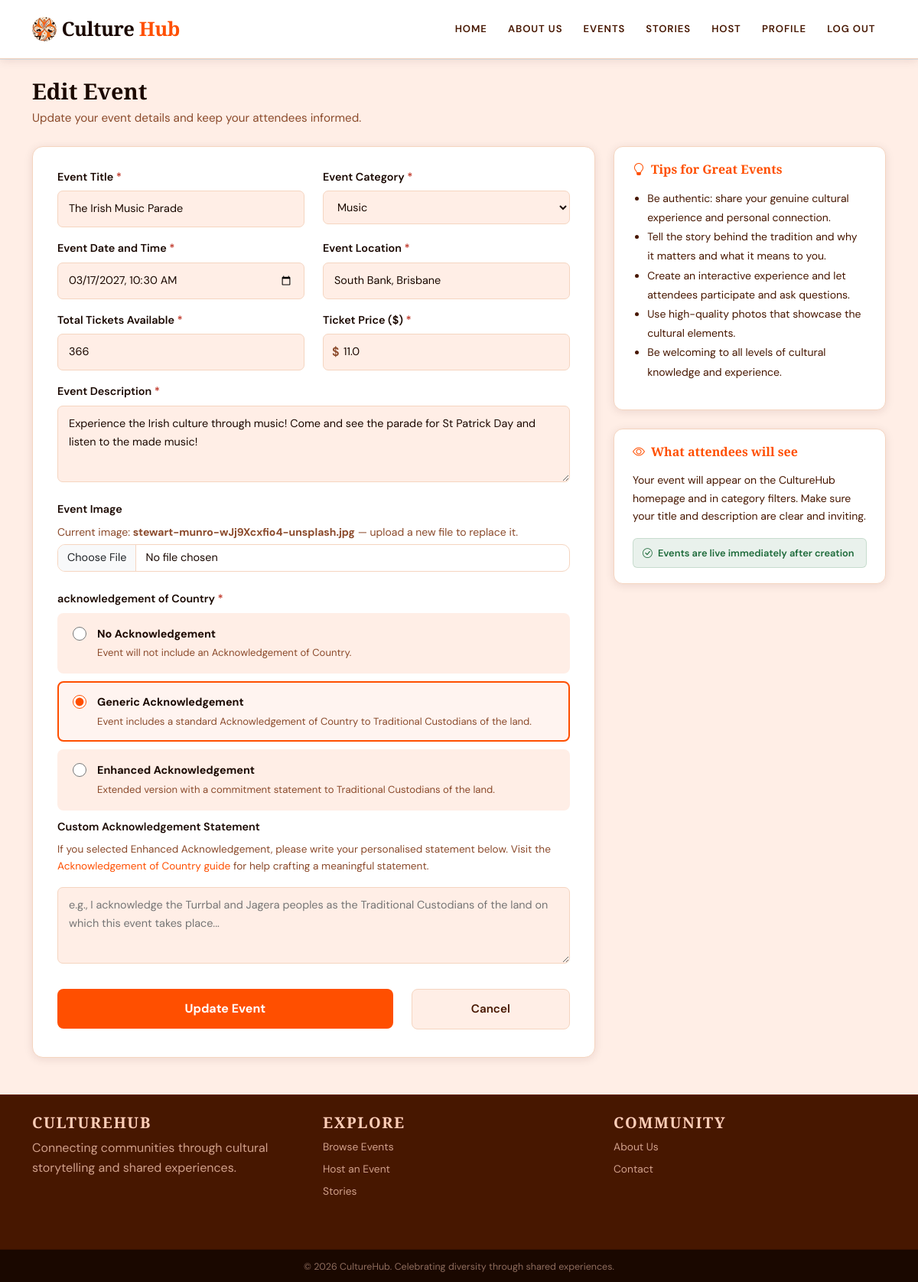
Page /event/2/edit (signed in) on the committed database.
### culturehub/models.py (models this page shows)
class Event(db.Model):
    id = db.Column(db.Integer, primary_key=True)
    name = db.Column(db.String(100), nullable=False)
    category = db.Column(db.String(50), nullable=False)
    date = db.Column(db.DateTime, nullable=False)
    location = db.Column(db.String(255), nullable=False)
    description = db.Column(db.Text, nullable=False)
    image = db.Column(db.String(255))
    status = db.Column(db.String(20), default='Open')
    tickets_available = db.Column(db.Integer, nullable=False)
    price = db.Column(db.Float, nullable=False)
    acknowledgement  = db.Column(db.String(20), default='none')
    acknowledgement_text = db.Column(db.Text, nullable=True)
    user_id = db.Column(db.Integer, db.ForeignKey('user.id'), nullable=False)
    comments = db.relationship('Comment', backref='event', lazy=True)
    orders = db.relationship('Order', backref='event', lazy=True)

### culturehub/views.py (the view, shortened to what this page needs)
@main_bp.route('/event/<int:event_id>/edit' , methods=['GET', 'POST'])
@login_required
def event_edit(event_id):
    event = Event.query.get_or_404(event_id)
    if event.user_id != current_user.id:
        flash('You do not have permission to edit this event.')
        return redirect(url_for('main.event_detail', event_id=event_id))
    form = EventForm(obj=event)
    return render_template('events/event_edit.html', form=form, event=event)

### culturehub/templates/events/event_edit.html (shortened to what this page needs)
{% extends "base.html" %}
{% block content %}
<main class="container my-4">
  <h3 class="create-page-title">Edit Event</h3>
  <p class="create-subtitle">Update your event details and keep your attendees informed.</p>
  <div class="row g-4">
    <div class="col-lg-8">
      <div class="create-form-card">
        <form method="POST" enctype="multipart/form-data" id="eventForm" novalidate>
          <div class="row">
            <div class="col-md-6 mb-3">
              <label class="create-label">
                {{ form.name.label.text }} <span class="create-required">*</span>
              </label>
              {{ form.name(class="create-input", placeholder="e.g., Japanese Tea Ceremony") }}
            </div>
            <div class="col-md-6 mb-3">
              <label class="create-label">
                {{ form.category.label.text }} <span class="create-required">*</span>
              </label>
              {{ form.category(class="create-input") }}
            </div>
          </div>
          <div class="row">
            <div class="col-md-6 mb-3">
              <label class="create-label">
                {{ form.date.label.text }} <span class="create-required">*</span>
              </label>
              {{ form.date(class="create-input") }}
            </div>
            <div class="col-md-6 mb-3">
              <label class="create-label">
                {{ form.location.label.text }} <span class="create-required">*</span>
              </label>
              {{ form.location(class="create-input", placeholder="e.g., Queen Street, Brisbane CBD") }}
            </div>
          </div>
          <div class="row">
            <div class="col-md-6 mb-3">
              <label class="create-label">
                {{ form.tickets_available.label.text }} <span class="create-required">*</span>
              </label>
              {{ form.tickets_available(class="create-input", placeholder="e.g., 100") }}
            </div>
            <div class="col-md-6 mb-3">
              <label class="create-label">
                {{ form.price.label.text }} <span class="create-required">*</span>
              </label>
              <div class="create-input-prefix">
                <span class="prefix-symbol">$</span>
                {{ form.price(class="create-input prefix-input", placeholder="e.g., 35.00") }}
              </div>
            </div>
          </div>
          <div class="mb-3">
            <label class="create-label">
              {{ form.description.label.text }} <span class="create-required">*</span>
            </label>
            {{ form.description(class="create-input create-textarea", placeholder="Describe what attendees will experience at your event...") }}
          </div>
          <div class="mb-4">
            <label class="create-label" for="image">
              {{ form.image.label.text }}
            </label>
            {% if event.image %}
              <p class="text-muted small mb-1">Current image: <strong>{{ event.image }}</strong> — upload a new file to replace it.</p>
            {% endif %}
            {{ form.image(class="form-control create-file-input", id="image") }}
          </div>
          <div class="mb-4">
            <label class="create-label">
              {{ form.acknowledgement.label.text }} <span class="create-required">*</span>
            </label>
            <label class="ack-box {% if form.acknowledgement.data == 'none' or not form.acknowledgement.data %}ack-selected{% endif %}" id="ack-none">
              <input type="radio" name="acknowledgement" value="none" class="ack-radio"
                {% if form.acknowledgement.data == 'none' or not form.acknowledgement.data %}checked{% endif %}>
              <div>
                <div class="ack-title">No Acknowledgement</div>
                <div class="ack-desc">Event will not include an Acknowledgement of Country.</div>
              </div>
            </label>
            <label class="ack-box {% if form.acknowledgement.data == 'generic' %}ack-selected{% endif %}" id="ack-generic">
              <input type="radio" name="acknowledgement" value="generic" class="ack-radio"
                {% if form.acknowledgement.data == 'generic' %}checked{% endif %}>
              <div>
                <div class="ack-title">Generic Acknowledgement</div>
                <div class="ack-desc">Event includes a standard Acknowledgement of Country to Traditional Custodians of the land.</div>
              </div>
            </label>
            <label class="ack-box {% if form.acknowledgement.data == 'enhanced' %}ack-selected{% endif %}" id="ack-enhanced">
              <input type="radio" name="acknowledgement" value="enhanced" class="ack-radio"
                {% if form.acknowledgement.data == 'enhanced' %}checked{% endif %}>
              <div>
                <div class="ack-title">Enhanced Acknowledgement</div>
                <div class="ack-desc">Extended version with a commitment statement to Traditional Custodians of the land.</div>
              </div>
            </label>
            <div class="mb-4">
                <label class="create-label">Custom Acknowledgement Statement</label>
                <p class="text-muted" style="font-size: 0.85rem;">If you selected Enhanced Acknowledgement, please write your personalised statement below. Visit the <a href="{{ url_for('main.acknowledgement') }}" target="_blank">Acknowledgement of Country guide</a> for help crafting a meaningful statement.</p>
                {{ form.acknowledgement_text(class="create-input create-textarea", placeholder="e.g., I acknowledge the Turrbal and Jagera peoples as the Traditional Custodians of the land on which this event takes place...") }}
            </div>
          </div>
          <div class="row mt-2">
            <div class="col-md-8 mb-2">
              {{ form.submit(class="btn-create-event w-100", value="Update Event") }}
            </div>
            <div class="col-md-4 mb-2">
              <a href="{{ url_for('main.index') }}" class="btn-cancel-event w-100 text-decoration-none text-center d-block">
                Cancel
              </a>
            </div>
          </div>
        </form>
      </div>
    </div>
    <div class="col-lg-4">
      <div class="create-tips-card">
        <h5 class="create-tips-title"><i class="bi bi-lightbulb me-2"></i>Tips for Great Events</h5>
        <ul class="create-tips-list">
          <li>Be authentic: share your genuine cultural experience and personal connection.</li>
          <li>Tell the story behind the tradition and why it matters and what it means to you.</li>
          <li>Create an interactive experience and let attendees participate and ask questions.</li>
          <li>Use high-quality photos that showcase the cultural elements.</li>
          <li>Be welcoming to all levels of cultural knowledge and experience.</li>
        </ul>
      </div>
      <div class="create-preview-card mt-4">
        <h5 class="create-tips-title"><i class="bi bi-eye me-2"></i>What attendees will see</h5>
        <p class="create-tips-text">Your event will appear on the CultureHub homepage and in category filters. Make sure your title and description are clear and inviting.</p>
        <div class="create-preview-badge">
          <i class="bi bi-check-circle me-1"></i> Events are live immediately after creation
        </div>
      </div>
    </div>
  </div>
</main>
{% endblock %}

### culturehub/static/style/stylesheet.css (style rules this page uses)
:root { --cream-light: #FFEEE6; --cream: #FFCEB8; --accent: #FF4F00; --accent-dark: #C13D00; --accent-pale: rgba(255, 79, 0, 0.10); --brown: #471700; --brown-dark: #1A0800; --text: #1A0800; --text-mid: #471700; --text-muted: #8B4A2B; --border: rgba(255, 79, 0, 0.18); --card: #FFF5EF; --card-border: #F5D5C0; --font-display: 'Playfair Display', serif; --font-body: 'DM Sans', sans-serif; --radius: 10px; --radius-lg: 16px; --shadow-sm: 0 2px 12px rgba(71, 23, 0, 0.10); --shadow: 0 8px 32px rgba(71, 23, 0, 0.14); --transition: all 0.22s cubic-bezier(0.4, 0, 0.2, 1); }
*, *::before, *::after { box-sizing: border-box; }
html { scroll-behavior: smooth; }
body { font-family: var(--font-body); background-color: var(--cream-light); color: var(--text); font-size: 1rem; line-height: 1.65; min-height: 100vh; }
h1, h2, h3, h4, h5, h6 { font-family: var(--font-display); color: var(--text); }
a { color: var(--accent); text-decoration: none; transition: var(--transition); }
.form-control { background: #fff !important; border: 1px solid var(--card-border) !important; color: var(--text) !important; border-radius: var(--radius) !important; font-family: var(--font-body) !important; }
.form-control::placeholder { color: var(--text-muted) !important; opacity: 0.7; }
.text-muted { color: var(--text-muted) !important; }

### rows in the picture
Event: name "The Irish Music Parade", category "Music", date "03/17/2027 10:30", location "South Bank, Brisbane", tickets_available "366", price "11.0", description "Experience the Irish culture through music! Come and see the parade for St Patrick Day and listen to the made music!", image "stewart-munro-wJj9Xcxfio4-unsplash.jpg", acknowledgement "☐ No Acknowledgement Event will", acknowledgement "☑ Generic Acknowledgement Event", acknowledgement "☐ Enhanced Acknowledgement Exten"
